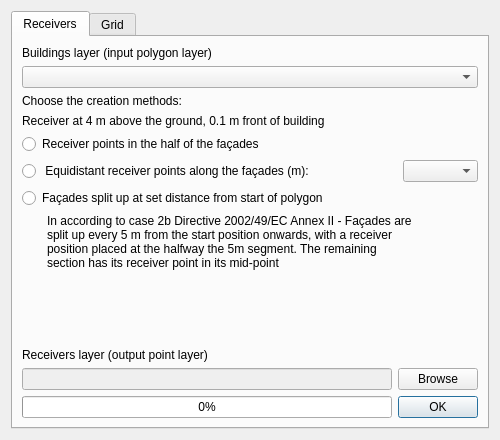
<?xml version="1.0" encoding="UTF-8"?>
<ui version="4.0">
 <class>CreateReceiverPoints_window</class>
 <widget class="QDialog" name="CreateReceiverPoints_window">
  <property name="enabled">
   <bool>true</bool>
  </property>
  <property name="geometry">
   <rect>
    <x>0</x>
    <y>0</y>
    <width>500</width>
    <height>440</height>
   </rect>
  </property>
  <property name="sizePolicy">
   <sizepolicy hsizetype="Expanding" vsizetype="Expanding">
    <horstretch>0</horstretch>
    <verstretch>0</verstretch>
   </sizepolicy>
  </property>
  <property name="minimumSize">
   <size>
    <width>500</width>
    <height>200</height>
   </size>
  </property>
  <property name="maximumSize">
   <size>
    <width>500</width>
    <height>500</height>
   </size>
  </property>
  <property name="sizeIncrement">
   <size>
    <width>0</width>
    <height>0</height>
   </size>
  </property>
  <property name="windowTitle">
   <string>opeNoise - Create receiver or grid points</string>
  </property>
  <property name="locale">
   <locale language="Italian" country="Italy"/>
  </property>
  <property name="modal">
   <bool>false</bool>
  </property>
  <layout class="QVBoxLayout" name="verticalLayout">
   <item>
    <widget class="QTabWidget" name="tabWidget">
     <property name="sizePolicy">
      <sizepolicy hsizetype="Expanding" vsizetype="Expanding">
       <horstretch>0</horstretch>
       <verstretch>0</verstretch>
      </sizepolicy>
     </property>
     <property name="whatsThis">
      <string/>
     </property>
     <property name="currentIndex">
      <number>0</number>
     </property>
     <widget class="QWidget" name="tab">
      <attribute name="title">
       <string>Receivers</string>
      </attribute>
      <layout class="QVBoxLayout" name="verticalLayout_2">
       <item>
        <layout class="QVBoxLayout" name="buildings_layer_verticalLayout">
         <property name="sizeConstraint">
          <enum>QLayout::SetNoConstraint</enum>
         </property>
         <item>
          <widget class="QLabel" name="buildings_layer_label">
           <property name="sizePolicy">
            <sizepolicy hsizetype="Fixed" vsizetype="Fixed">
             <horstretch>0</horstretch>
             <verstretch>0</verstretch>
            </sizepolicy>
           </property>
           <property name="text">
            <string>Buildings layer (input polygon layer)</string>
           </property>
          </widget>
         </item>
         <item>
          <widget class="QgsMapLayerComboBox" name="buildings_layer_comboBox"/>
         </item>
        </layout>
       </item>
       <item>
        <widget class="QLabel" name="label">
         <property name="text">
          <string>Choose the creation methods:</string>
         </property>
        </widget>
       </item>
       <item>
        <widget class="QLabel" name="label_4">
         <property name="text">
          <string>Receiver at 4 m above the ground, 0.1 m front of building</string>
         </property>
        </widget>
       </item>
       <item>
        <layout class="QGridLayout" name="gridLayout">
         <item row="0" column="0">
          <widget class="QRadioButton" name="middle_pts_radioButton">
           <property name="text">
            <string>Receiver points in the half of the façades</string>
           </property>
          </widget>
         </item>
         <item row="1" column="1">
          <widget class="QComboBox" name="spaced_pts_comboBox">
           <property name="minimumSize">
            <size>
             <width>75</width>
             <height>0</height>
            </size>
           </property>
           <property name="maximumSize">
            <size>
             <width>75</width>
             <height>16777215</height>
            </size>
           </property>
          </widget>
         </item>
         <item row="1" column="0">
          <widget class="QRadioButton" name="spaced_pts_radioButton">
           <property name="text">
            <string> Equidistant receiver points along the façades (m):</string>
           </property>
          </widget>
         </item>
         <item row="2" column="0">
          <widget class="QRadioButton" name="case2b_radioButton">
           <property name="toolTip">
            <string> in according to case 2b - Directive 2002/49/EC  Annex II </string>
           </property>
           <property name="text">
            <string>Façades split up at set distance from start of polygon</string>
           </property>
          </widget>
         </item>
        </layout>
       </item>
       <item>
        <widget class="QLabel" name="label_5">
         <property name="text">
          <string>&lt;html&gt;&lt;head/&gt;&lt;body&gt;&lt;p&gt;In according to case 2b Directive 2002/49/EC Annex II - Façades are &lt;br/&gt;split up every 5 m from the start position onwards, with a receiver&lt;br/&gt;position placed at the halfway the 5m segment. The remaining &lt;br/&gt;section has its receiver point in its mid-point&lt;/p&gt;&lt;/body&gt;&lt;/html&gt;</string>
         </property>
         <property name="margin">
          <number>0</number>
         </property>
         <property name="indent">
          <number>25</number>
         </property>
        </widget>
       </item>
       <item>
        <spacer name="verticalSpacer">
         <property name="orientation">
          <enum>Qt::Vertical</enum>
         </property>
         <property name="sizeHint" stdset="0">
          <size>
           <width>20</width>
           <height>40</height>
          </size>
         </property>
        </spacer>
       </item>
       <item>
        <layout class="QVBoxLayout" name="receivers_layer_verticalLayout">
         <property name="sizeConstraint">
          <enum>QLayout::SetMaximumSize</enum>
         </property>
         <item>
          <widget class="QLabel" name="receivers_layer_label">
           <property name="sizePolicy">
            <sizepolicy hsizetype="Fixed" vsizetype="Fixed">
             <horstretch>0</horstretch>
             <verstretch>0</verstretch>
            </sizepolicy>
           </property>
           <property name="toolTip">
            <string>Receiver at 4 m above the ground</string>
           </property>
           <property name="text">
            <string>Receivers layer (output point layer)</string>
           </property>
          </widget>
         </item>
         <item>
          <layout class="QHBoxLayout" name="receiver_layer_horizontalLayout">
           <property name="sizeConstraint">
            <enum>QLayout::SetFixedSize</enum>
           </property>
           <item>
            <widget class="QLineEdit" name="receiver_layer_lineEdit">
             <property name="enabled">
              <bool>false</bool>
             </property>
             <property name="sizePolicy">
              <sizepolicy hsizetype="Expanding" vsizetype="Maximum">
               <horstretch>0</horstretch>
               <verstretch>0</verstretch>
              </sizepolicy>
             </property>
            </widget>
           </item>
           <item>
            <widget class="QPushButton" name="receiver_layer_pushButton">
             <property name="sizePolicy">
              <sizepolicy hsizetype="Fixed" vsizetype="Fixed">
               <horstretch>0</horstretch>
               <verstretch>0</verstretch>
              </sizepolicy>
             </property>
             <property name="text">
              <string>Browse</string>
             </property>
            </widget>
           </item>
          </layout>
         </item>
        </layout>
       </item>
       <item>
        <layout class="QHBoxLayout" name="horizontalLayout">
         <item>
          <widget class="QProgressBar" name="progressBar">
           <property name="value">
            <number>0</number>
           </property>
          </widget>
         </item>
         <item>
          <widget class="QDialogButtonBox" name="buttonBox">
           <property name="sizePolicy">
            <sizepolicy hsizetype="Fixed" vsizetype="Fixed">
             <horstretch>0</horstretch>
             <verstretch>0</verstretch>
            </sizepolicy>
           </property>
           <property name="orientation">
            <enum>Qt::Horizontal</enum>
           </property>
           <property name="standardButtons">
            <set>QDialogButtonBox::Ok</set>
           </property>
          </widget>
         </item>
        </layout>
       </item>
      </layout>
     </widget>
     <widget class="QWidget" name="tab_2">
      <attribute name="title">
       <string>Grid</string>
      </attribute>
      <layout class="QVBoxLayout" name="verticalLayout_3">
       <item>
        <layout class="QHBoxLayout" name="horizontalLayout_3">
         <item>
          <widget class="QLabel" name="label_2">
           <property name="toolTip">
            <string>Receiver spacing (m) at 4 m above the ground</string>
           </property>
           <property name="whatsThis">
            <string/>
           </property>
           <property name="text">
            <string>Receiver spacing at 4 m above the ground</string>
           </property>
          </widget>
         </item>
         <item>
          <widget class="QComboBox" name="resolution_comboBox"/>
         </item>
        </layout>
       </item>
       <item>
        <layout class="QHBoxLayout" name="horizontalLayout_5">
         <item>
          <widget class="QLabel" name="label_3">
           <property name="text">
            <string>Building Mask layer (polygon)</string>
           </property>
          </widget>
         </item>
         <item>
          <widget class="QgsMapLayerComboBox" name="BuildingMaskLayerCombo"/>
         </item>
        </layout>
       </item>
       <item>
        <widget class="QgsExtentGroupBox" name="ExtentGrid">
         <property name="sizePolicy">
          <sizepolicy hsizetype="Expanding" vsizetype="Minimum">
           <horstretch>0</horstretch>
           <verstretch>0</verstretch>
          </sizepolicy>
         </property>
         <property name="minimumSize">
          <size>
           <width>0</width>
           <height>50</height>
          </size>
         </property>
         <property name="title">
          <string>Extent layer</string>
         </property>
        </widget>
       </item>
       <item>
        <layout class="QHBoxLayout" name="horizontalLayout_4">
         <item>
          <widget class="QLabel" name="label_6">
           <property name="text">
            <string>Grid layer (output point layer)</string>
           </property>
          </widget>
         </item>
         <item>
          <widget class="QLineEdit" name="gridpoint_lineEdit"/>
         </item>
         <item>
          <widget class="QPushButton" name="gridSave_pushButton">
           <property name="text">
            <string>Browse</string>
           </property>
          </widget>
         </item>
        </layout>
       </item>
       <item>
        <layout class="QHBoxLayout" name="horizontalLayout_2">
         <item>
          <widget class="QProgressBar" name="progressBarGridReceiver">
           <property name="value">
            <number>0</number>
           </property>
          </widget>
         </item>
         <item>
          <widget class="QPushButton" name="runGrid_pushButton">
           <property name="text">
            <string>OK</string>
           </property>
          </widget>
         </item>
        </layout>
       </item>
      </layout>
     </widget>
    </widget>
   </item>
  </layout>
 </widget>
 <customwidgets>
  <customwidget>
   <class>QgsCollapsibleGroupBox</class>
   <extends>QGroupBox</extends>
   <header>qgscollapsiblegroupbox.h</header>
   <container>1</container>
  </customwidget>
  <customwidget>
   <class>QgsExtentGroupBox</class>
   <extends>QgsCollapsibleGroupBox</extends>
   <header>qgsextentgroupbox.h</header>
   <container>1</container>
  </customwidget>
  <customwidget>
   <class>QgsMapLayerComboBox</class>
   <extends>QComboBox</extends>
   <header>qgsmaplayercombobox.h</header>
  </customwidget>
 </customwidgets>
 <resources/>
 <connections>
  <connection>
   <sender>buttonBox</sender>
   <signal>accepted()</signal>
   <receiver>CreateReceiverPoints_window</receiver>
   <slot>accept()</slot>
   <hints>
    <hint type="sourcelabel">
     <x>248</x>
     <y>254</y>
    </hint>
    <hint type="destinationlabel">
     <x>157</x>
     <y>274</y>
    </hint>
   </hints>
  </connection>
  <connection>
   <sender>buttonBox</sender>
   <signal>rejected()</signal>
   <receiver>CreateReceiverPoints_window</receiver>
   <slot>reject()</slot>
   <hints>
    <hint type="sourcelabel">
     <x>316</x>
     <y>260</y>
    </hint>
    <hint type="destinationlabel">
     <x>286</x>
     <y>274</y>
    </hint>
   </hints>
  </connection>
 </connections>
</ui>
